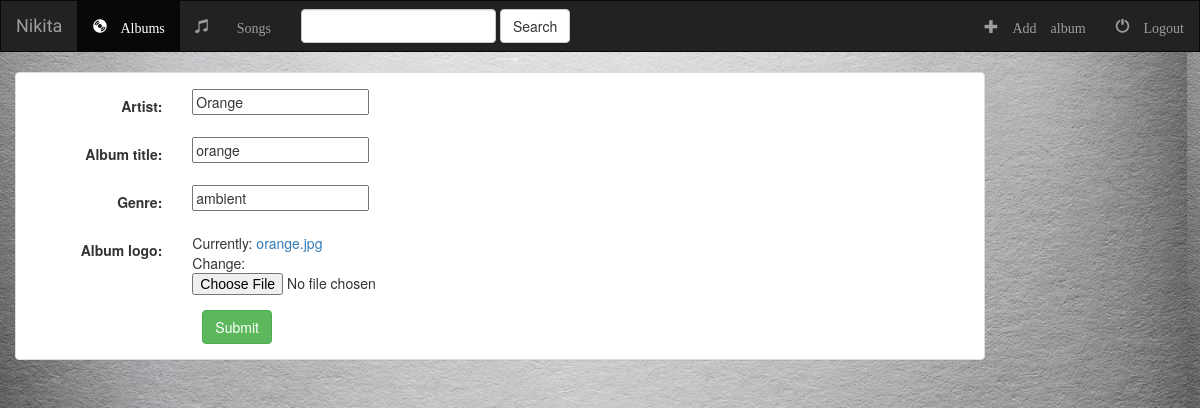
The page /music/album/8/ on the database its author committed.
### music/models.py (models this page shows, shortened)
class Album(models.Model):
	artist = models.CharField(max_length = 255)
	album_title = models.CharField(max_length = 500)
	genre = models.CharField(max_length = 100)
	album_logo = models.FileField()  #max_length = 1000

### music/views.py (the view)
# urls.py: url(r'album/(?P<pk>[0-9]+)/$', views.AlbumUpdate.as_view(), name = 'album-update'),
class AlbumUpdate(UpdateView):
	model = Album
	fields = ['artist', 'album_title', 'genre', 'album_logo']

### music/templates/music/album_form.html (shortened to what this page needs)
{% extends 'music/base.html' %}
{% block body %}
<div class='container-fluid'>
	<div class='row'>
		<div class='col-md-10'>
			<div class='panel panel-default'>
				<div class='panel-body'>
					<form class='form-horizontal' action="" method='post' enctype='multipart/form-data'>
						{% include 'music/form_template.html' %}
							<div class='col-md-offset-2 col-md-10'>
								<button type="submit" class='btn btn-success'>Submit</button>
							</div>
						</div>
				</div>
			</div>
		</div>
	</div>
{% endblock %}

### music/templates/music/form_template.html (shortened to what this page needs)
{% for field in form %}
	<div class='form-group'>
		<div class='col-md-offset-2 col-md-10'>
		</div>
		<label class='control-label col-md-2'>{{ field.label_tag }}</label>
		<div class='col-md-10'>{{ field }}</div>
	</div>
{% endfor %}

### music/static/music/css/style.css (style rules this page uses)
body { background: white url('../images/background.jpg'); }

### rows shown on the page
Album: form "Orange" "orange" "ambient"

### other values the page prints
{{ field.label_tag }} "Artist:" "Album title:" "Genre:" "Album logo:"
